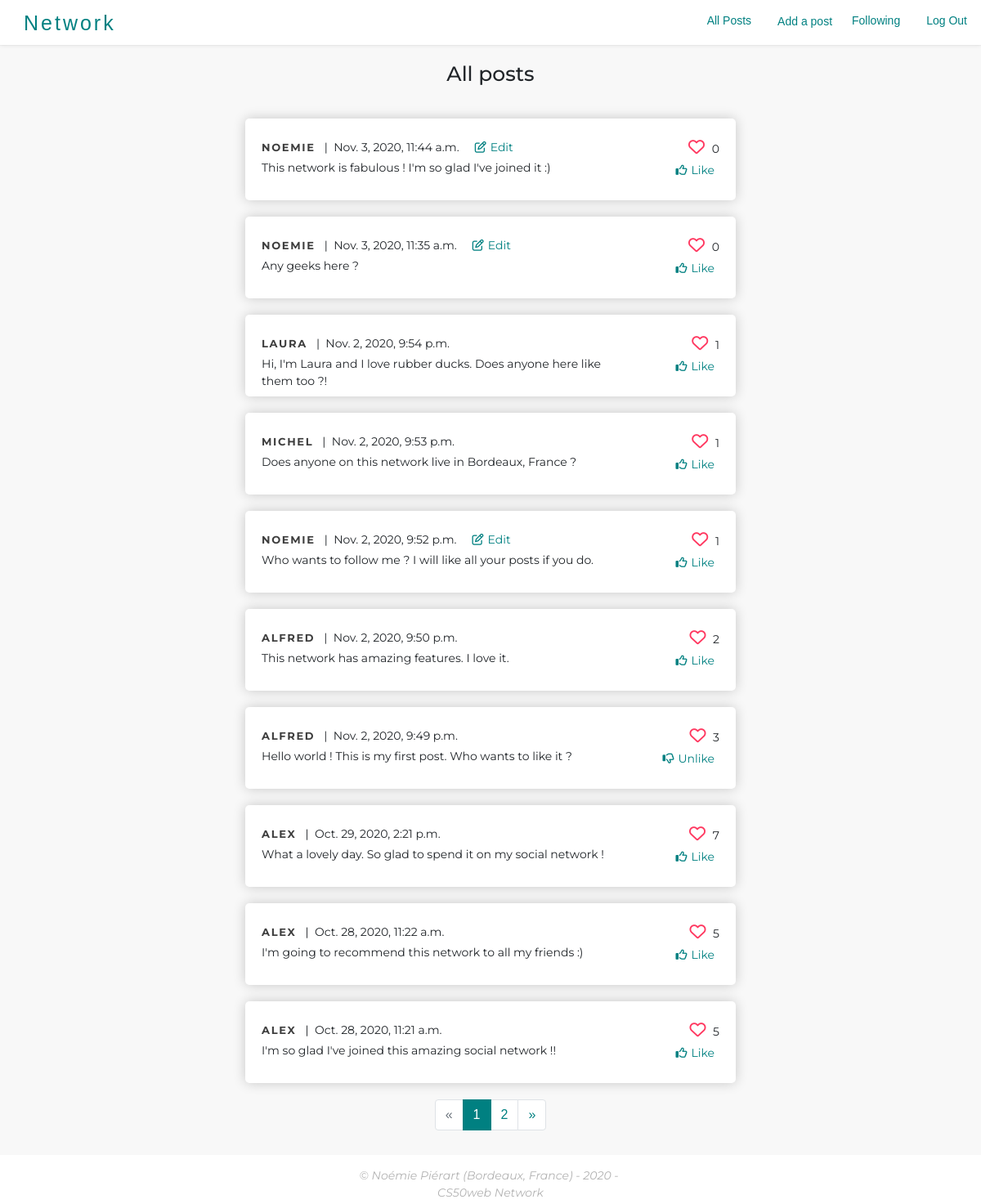
/ (signed in), run on the app's committed database.
### network/models.py (models this page shows, shortened)
class Post(models.Model):
	post_author = models.ForeignKey(User, on_delete=models.CASCADE, related_name="post_author")
	likes_count = models.IntegerField()
	date = models.DateTimeField(default=datetime.now, blank=True)
	content = models.TextField()
	class Meta:
		ordering = ['-date']

class User(AbstractUser):
	followers_count = models.IntegerField(default=0)
	following_count = models.IntegerField(default=0)

### network/views.py (the view)
# urls.py: path("", views.index, name="index"),
def index(request):
    posts = Post.objects.all().order_by('date').reverse()
    paginator = Paginator(posts, 10)
    page_number = request.GET.get('page')
    page_obj = paginator.get_page(page_number)
    liked_posts = []
    session_user = None
    if request.user.id is not None :
        session_user = User.objects.get(id=request.user.id)
        likes = Like.objects.filter(liking_user=session_user, like_is_active=True)
        for like in likes :
            liked_posts.append(like.liked_post)
    return render(request, "network/index.html", {
        "session_user": session_user,
        "liked_posts": liked_posts,
        "page_obj": page_obj
    })

### network/templates/network/index.html (shortened to what this page needs)
{% extends "network/layout.html" %}
{% load static %}
{% block body %}
    <h2 class="section-title">All posts</h2>
	{% for post in page_obj %}
		<div class="post-card" >
			<div class="d-flex justify-content-between">
				<div class="d-flex justify-content-start align-items-center">
					<p><span><a href="{% url 'show_user' post.post_author.id %}" class="post-card-username"><strong>{{post.post_author}}</strong></a>   |  {{post.date}}</span></p>
					{% if user.is_authenticated %}
            			{% if post.post_author == session_user %}
							<div data-toggle="modal" data-target="#editModal{{post.id}}" class="edit">
								<button class="like_btn"><i class="far fa-edit ml-2"></i>Edit</button>
							</div>
            			{% endif %}
            		{% endif %}
				</div>
       			<p class="total-likes"><i class="far fa-heart"></i> {{post.likes_count}}</p>
       		</div>
            <div class="d-flex justify-content-between" id="bottom-info ">
            	<p id="post-content" class="w-75">{{post.content}}</p>
            	{% if user.is_authenticated %}
            		<form action="{% url 'like' post.id %}" method="POST">
            			{% if post in liked_posts %}
							<button class="like_btn" type="submit"><i class="far fa-thumbs-down"></i>Unlike</button>
						{% else %}
    						<button class="like_btn" type="submit"><i class="far fa-thumbs-up"></i>Like</button>
						{% endif %}
					</form>
				{% endif %}
			</div>
		</div>
	{% endfor %}
	<ul class="pagination justify-content-center">
	    {% if page_obj.has_previous %}
  			<li class="page-item"><a class="page-link" href="?page={{ page_obj.previous_page_number }}">&laquo;</a></li>
	    {% else %}
  			<li class="disabled page-item"><a class="page-link" href="#">&laquo;</a></li>
		{% endif %}
	    {% for num in page_obj.paginator.page_range %}
  			{% ifequal num page_obj.number %}
    			<li class="active page-item"><a class="page-link" href="#">{{ num }}<span class="sr-only">(current)</span></a></li>
  			{% else %}
    			<li class="page-item"><a class="page-link" href="?page={{ num }}">{{ num }}</a></li>
  			{% endifequal %}
		{% endfor %}
	    {% if page_obj.has_next %}
  			<li class="page-item"><a class="page-link" href="?page={{ page_obj.next_page_number }}">&raquo;</a></li>
		{% else %}
  			<li class="disabled page-item"><a class="page-link" href="#">&raquo;</a></li>
		{% endif %}
		</ul>
{% endblock%}

### network/static/network/styles.css (style rules this page uses)
body { background-color: #F8F8F8; font-family: 'Amiri', sans-serif; position: relative; min-height: 100vh; text-decoration: none !important; }
h2 { text-align: center; font-size: 25px; padding: 20px; }
.section-title { text-align: center; font-family: 'Montserrat', sans-serif; }
i { color: #FF3860; font-size: 20px; border-radius: 5%; padding: 5px; }
.like_btn, .fa-thumbs-down, .fa-thumbs-up, .fa-edit { color: #008081 ; background: none !important; border: none !important; font-size: 14px }
a { text-decoration: none !important }
p { padding: 0px; margin: 0px; font-size: 14px; font-family: 'Montserrat', sans-serif; white-space: pre-wrap; }
.page-link { color: #008081 ; }
.page-item.active .page-link { z-index: 3; color: #fff; background-color: #008081; border-color: #008081 }

### network/static/network/components/post-card.css (style rules this page uses)
.post-card { overflow: hidden; height: 100px; background: white; box-shadow: 0 0 15px rgba(0,0,0,0.2); margin: 20px auto; max-width: 600px; font-family: 'Montserrat', sans-serif; border-radius: 5px; padding: 20px; }
.post-card-username { text-transform: uppercase; font-size: 13px; letter-spacing: 0.13em; color: #3e3e3e; text-decoration: none !important; }

### data on the page
Post: post_author "NOEMIE", date "Nov. 3, 2020, 11:44 a.m.", likes_count "0", content "This network is fabulous ! I'm so glad I've joined it :)", shows "Like"
Post: post_author "NOEMIE", date "Nov. 3, 2020, 11:35 a.m.", likes_count "0", content "Any geeks here ?", shows "Like"
Post: post_author "LAURA", date "Nov. 2, 2020, 9:54 p.m.", likes_count "1", content "Hi, I'm Laura and I love rubber ducks. Does anyone here like them too ?!", shows "Like"
Post: post_author "MICHEL", date "Nov. 2, 2020, 9:53 p.m.", likes_count "1", content "Does anyone on this network live in Bordeaux, France ?", shows "Like"
Post: post_author "NOEMIE", date "Nov. 2, 2020, 9:52 p.m.", likes_count "1", content "Who wants to follow me ? I will like all your posts if you do.", shows "Like"
Post: post_author "ALFRED", date "Nov. 2, 2020, 9:50 p.m.", likes_count "2", content "This network has amazing features. I love it.", shows "Like"
Post: post_author "ALFRED", date "Nov. 2, 2020, 9:49 p.m.", likes_count "3", content "Hello world ! This is my first post. Who wants to like it ?", shows "Unlike"
Post: post_author "ALEX", date "Oct. 29, 2020, 2:21 p.m.", likes_count "7", content "What a lovely day. So glad to spend it on my social network !", shows "Like"
Post: post_author "ALEX", date "Oct. 28, 2020, 11:22 a.m.", likes_count "5", content "I'm going to recommend this network to all my friends :)", shows "Like"
Post: post_author "ALEX", date "Oct. 28, 2020, 11:21 a.m.", likes_count "5", content "I'm so glad I've joined this amazing social network !!", shows "Like"

### other printed values
{{ num }} "1"
{{ num }} "2"
